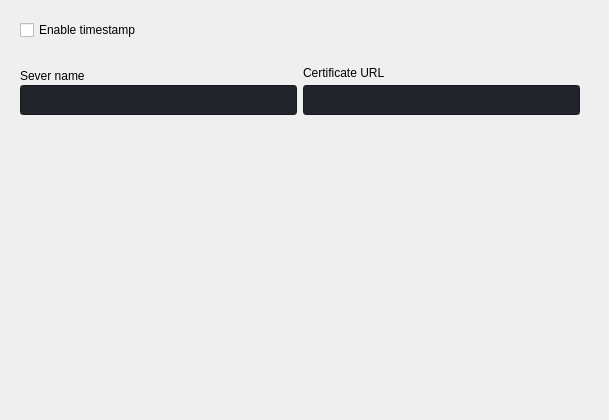
                     <widget class="QWidget" name="timestamp">
                      <widget class="QFrame" name="timestamp_configuration">
                       <property name="geometry">
                        <rect>
                         <x>0</x>
                         <y>0</y>
                         <width>600</width>
                         <height>411</height>
                        </rect>
                       </property>
                       <property name="maximumSize">
                        <size>
                         <width>600</width>
                         <height>16777215</height>
                        </size>
                       </property>
                       <layout class="QVBoxLayout" name="verticalLayout_7">
                        <property name="leftMargin">
                         <number>20</number>
                        </property>
                        <property name="topMargin">
                         <number>20</number>
                        </property>
                        <property name="rightMargin">
                         <number>20</number>
                        </property>
                        <property name="bottomMargin">
                         <number>20</number>
                        </property>
                        <item>
                         <layout class="QHBoxLayout" name="enable_timestamp_layout">
                          <property name="spacing">
                           <number>0</number>
                          </property>
                          <property name="rightMargin">
                           <number>0</number>
                          </property>
                          <property name="bottomMargin">
                           <number>20</number>
                          </property>
                          <item>
                           <widget class="QCheckBox" name="enable_timestamp">
                            <property name="enabled">
                             <bool>true</bool>
                            </property>
                            <property name="text">
                             <string>Enable timestamp</string>
                            </property>
                            <property name="checked">
                             <bool>false</bool>
                            </property>
                           </widget>
                          </item>
                         </layout>
                        </item>
                        <item>
                         <widget class="QFrame" name="timestamp_settings">
                          <property name="enabled">
                           <bool>true</bool>
                          </property>
                          <layout class="QVBoxLayout" name="pec_settings_layout_2">
                           <property name="spacing">
                            <number>6</number>
                           </property>
                           <property name="leftMargin">
                            <number>0</number>
                           </property>
                           <property name="topMargin">
                            <number>0</number>
                           </property>
                           <property name="rightMargin">
                            <number>0</number>
                           </property>
                           <property name="bottomMargin">
                            <number>0</number>
                           </property>
                           <item>
                            <layout class="QHBoxLayout" name="server_timestamp_configuration" stretch="0,0">
                             <property name="spacing">
                              <number>6</number>
                             </property>
                             <property name="topMargin">
                              <number>0</number>
                             </property>
                             <property name="bottomMargin">
                              <number>0</number>
                             </property>
                             <item>
                              <layout class="QVBoxLayout" name="timestamp_server_name_box">
                               <property name="spacing">
                                <number>0</number>
                               </property>
                               <property name="topMargin">
                                <number>0</number>
                               </property>
                               <item>
                                <widget class="QLabel" name="timestamp_server_name_box_title">
                                 <property name="enabled">
                                  <bool>true</bool>
                                 </property>
                                 <property name="styleSheet">
                                  <string notr="true"/>
                                 </property>
                                 <property name="text">
                                  <string>Sever name</string>
                                 </property>
                                </widget>
                               </item>
                               <item>
                                <widget class="QLineEdit" name="timestamp_server_name">
                                 <property name="minimumSize">
                                  <size>
                                   <width>0</width>
                                   <height>30</height>
                                  </size>
                                 </property>
                                 <property name="styleSheet">
                                  <string notr="true">background-color: rgb(33, 37, 43);</string>
                                 </property>
                                </widget>
                               </item>
                              </layout>
                             </item>
                             <item>
                              <layout class="QVBoxLayout" name="timestamp_certificate_url_box">
                               <property name="spacing">
                                <number>5</number>
                               </property>
                               <property name="sizeConstraint">
                                <enum>QLayout::SetDefaultConstraint</enum>
                               </property>
                               <property name="leftMargin">
                                <number>0</number>
                               </property>
                               <item>
                                <widget class="QLabel" name="timestamp_certificate_url_box_title">
                                 <property name="maximumSize">
                                  <size>
                                   <width>118</width>
                                   <height>16777215</height>
                                  </size>
                                 </property>
                                 <property name="text">
                                  <string>Certificate URL</string>
                                 </property>
                                </widget>
                               </item>
                               <item>
                                <widget class="QLineEdit" name="timestamp_certificate_url">
                                 <property name="minimumSize">
                                  <size>
                                   <width>0</width>
                                   <height>30</height>
                                  </size>
                                 </property>
                                 <property name="maximumSize">
                                  <size>
                                   <width>16777215</width>
                                   <height>16777215</height>
                                  </size>
                                 </property>
                                 <property name="styleSheet">
                                  <string notr="true">background-color: rgb(33, 37, 43);</string>
                                 </property>
                                 <property name="frame">
                                  <bool>true</bool>
                                 </property>
                                 <property name="alignment">
                                  <set>Qt::AlignLeading|Qt::AlignLeft|Qt::AlignVCenter</set>
                                 </property>
                                </widget>
                               </item>
                              </layout>
                             </item>
                            </layout>
                           </item>
                          </layout>
                         </widget>
                        </item>
                        <item>
                         <spacer name="timestamp_vertical_spacer">
                          <property name="orientation">
                           <enum>Qt::Vertical</enum>
                          </property>
                          <property name="sizeHint" stdset="0">
                           <size>
                            <width>20</width>
                            <height>40</height>
                           </size>
                          </property>
                         </spacer>
                        </item>
                       </layout>
                      </widget>
                     </widget>
